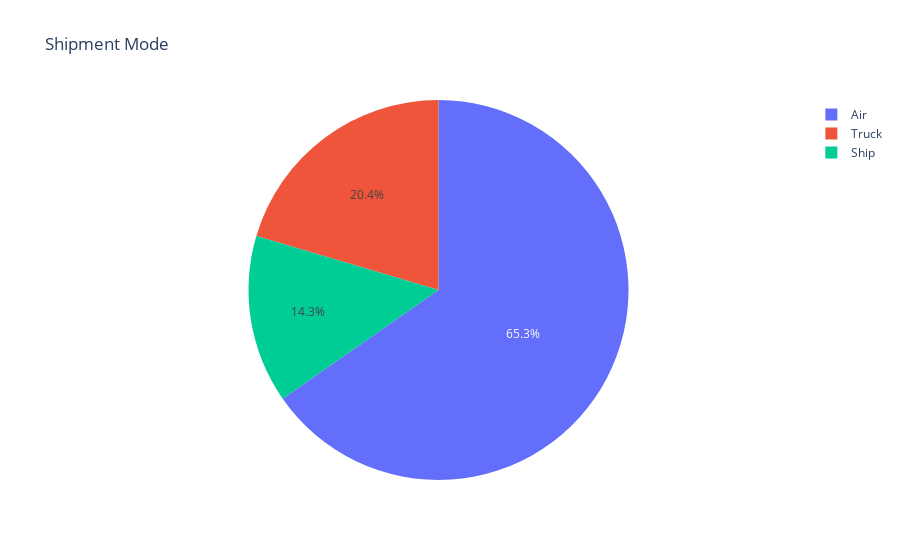

Notebook code cell kept with this figure:
### Code cell
ShippingMode = DataSet["Shipment Mode"].value_counts()
labels = (np.array(ShippingMode.index))
sizes = (np.array((ShippingMode / ShippingMode.sum())*100))

trace = go.Pie(labels=labels, values=sizes)
layout = go.Layout(title="Shipment Mode")
dat = [trace]
fig = go.Figure(data=dat, layout=layout)
py.iplot(fig, filename="Shipment Mode")
print("done")

### Figure 1 — Plotly figure (JSON) as saved in the notebook; plotly's stock layout.template omitted (floating-point values rounded to 4 significant figures)
{"data": [{"labels": ["Air", "Truck", "Ship"], "type": "pie", "values": [65.31, 20.41, 14.29]}], "layout": {"title": {"text": "Shipment Mode"}}}
